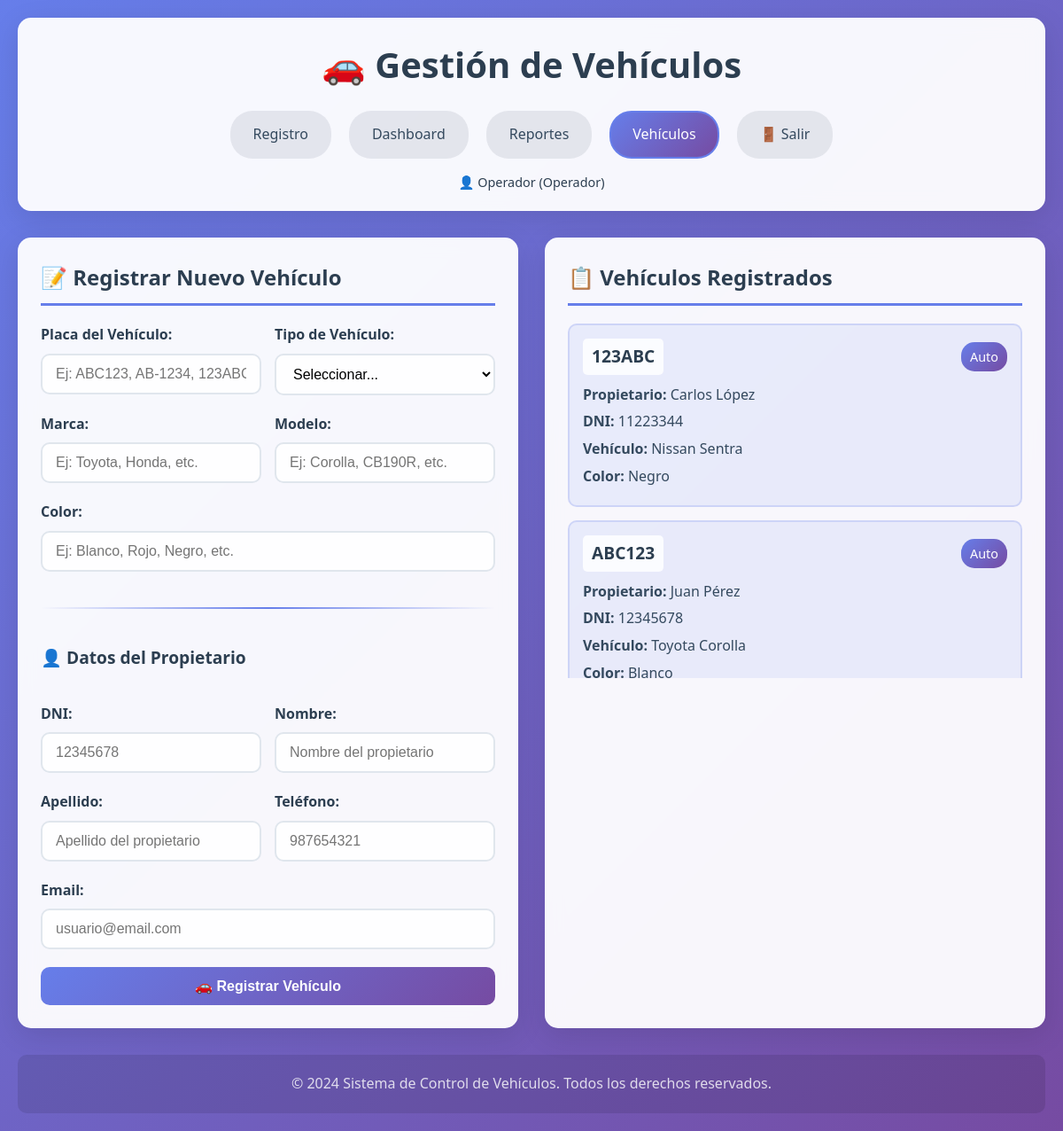
Screenshot of /vehiculos.php (signed in) with the database file from the repository.
### tables this page shows
CREATE TABLE IF NOT EXISTS vehiculos (
    id INT AUTO_INCREMENT PRIMARY KEY,
    placa VARCHAR(15) NOT NULL UNIQUE,
    tipo_vehiculo ENUM('Auto', 'Moto', 'Camioneta', 'Otro') NOT NULL,
    marca VARCHAR(50),
    modelo VARCHAR(50),
    color VARCHAR(30),
    usuario_id INT,
    precio_por_dia DECIMAL(5,2) DEFAULT 0.00,
    fecha_registro TIMESTAMP DEFAULT CURRENT_TIMESTAMP,
    FOREIGN KEY (usuario_id) REFERENCES usuarios(id) ON DELETE SET NULL
);

CREATE TABLE IF NOT EXISTS usuarios (
    id INT AUTO_INCREMENT PRIMARY KEY,
    dni VARCHAR(8) NOT NULL UNIQUE,
    nombre VARCHAR(100) NOT NULL,
    apellido VARCHAR(100) NOT NULL,
    telefono VARCHAR(15),
    email VARCHAR(100),
    fecha_registro TIMESTAMP DEFAULT CURRENT_TIMESTAMP
);

### includes/functions.php (called while the page is built, shortened)
<?php
require_once 'config/database.php';
function obtenerTodosLosVehiculos()
{
    global $pdo;
    try {
        $stmt = $pdo->query("SELECT v.*, u.nombre, u.apellido, u.dni
                            FROM vehiculos v
                            LEFT JOIN usuarios u ON v.usuario_id = u.id
                            ORDER BY v.placa");
        return $stmt->fetchAll();
    } catch (PDOException $e) {
        throw new Exception("Error al obtener vehículos: " . $e->getMessage());
    }
}

### vehiculos.php (the view, shortened to what this page needs)
<?php
require_once 'config/database.php';
require_once 'includes/functions.php';
$vehiculos = obtenerTodosLosVehiculos();
?>
<!DOCTYPE html>
<html lang="es">
<head>
    <link rel="stylesheet" href="css/style.css">
</head>
<body>
    <div class="container">
        <header>
            <h1>🚗 Gestión de Vehículos</h1>
            <nav>
                <a href="index.php" class="nav-link">Registro</a>
                <a href="dashboard.php" class="nav-link">Dashboard</a>
                <a href="reportes.php" class="nav-link">Reportes</a>
                <a href="vehiculos.php" class="nav-link active">Vehículos</a>
                <a href="logout.php" class="nav-link">🚪 Salir</a>
            </nav>
            <div class="user-info">
                <span>👤 <?php echo htmlspecialchars($_SESSION['nombre']); ?> (<?php echo ucfirst($_SESSION['rol']); ?>)</span>
            </div>
        </header>
        <main>
            <div class="grid-container">
                <section class="card">
                    <h2>📝 Registrar Nuevo Vehículo</h2>
                    <form method="POST" class="form">
                        <div class="form-row">
                            <div class="form-group">
                                <label for="placa">Placa del Vehículo:</label>
                                <input type="text" id="placa" name="placa" required
                                       placeholder="Ej: ABC123, AB-1234, 123ABC" maxlength="10">
                            </div>
                            <div class="form-group">
                                <label for="tipo_vehiculo">Tipo de Vehículo:</label>
                                <select id="tipo_vehiculo" name="tipo_vehiculo" required>
                                    <option value="">Seleccionar...</option>
                                </select>
                            </div>
                        </div>
                        <div class="form-row">
                            <div class="form-group">
                                <label for="marca">Marca:</label>
                                <input type="text" id="marca" name="marca"
                                       placeholder="Ej: Toyota, Honda, etc.">
                            </div>
                            <div class="form-group">
                                <label for="modelo">Modelo:</label>
                                <input type="text" id="modelo" name="modelo"
                                       placeholder="Ej: Corolla, CB190R, etc.">
                            </div>
                        </div>
                        <div class="form-group">
                            <label for="color">Color:</label>
                            <input type="text" id="color" name="color"
                                   placeholder="Ej: Blanco, Rojo, Negro, etc.">
                        </div>
                        <hr class="form-divider">
                        <h3>👤 Datos del Propietario</h3>
                        <div class="form-row">
                            <div class="form-group">
                                <label for="dni">DNI:</label>
                                <input type="text" id="dni" name="dni" required
                                       placeholder="12345678" maxlength="8" pattern="[0-9]{8}">
                            </div>
                            <div class="form-group">
                                <label for="nombre">Nombre:</label>
                                <input type="text" id="nombre" name="nombre" required
                                       placeholder="Nombre del propietario">
                            </div>
                        </div>
                        <div class="form-row">
                            <div class="form-group">
                                <label for="apellido">Apellido:</label>
                                <input type="text" id="apellido" name="apellido" required
                                       placeholder="Apellido del propietario">
                            </div>
                            <div class="form-group">
                                <label for="telefono">Teléfono:</label>
                                <input type="tel" id="telefono" name="telefono"
                                       placeholder="987654321">
                            </div>
                        </div>
                        <div class="form-group">
                            <label for="email">Email:</label>
                            <input type="email" id="email" name="email"
                                   placeholder="usuario@email.com">
                        </div>
                        <button type="submit" class="btn btn-primary">
                            🚗 Registrar Vehículo
                        </button>
                    </form>
                </section>
                <section class="card">
                    <h2>📋 Vehículos Registrados</h2>
                    <div class="vehiculos-container">
                        <?php if (empty($vehiculos)): ?>
                            <p class="no-data">No hay vehículos registrados</p>
                        <?php else: ?>
                            <?php foreach ($vehiculos as $vehiculo): ?>
                                <div class="vehiculo-item">
                                    <div class="vehiculo-header">
                                        <span class="placa"><?php echo htmlspecialchars($vehiculo['placa']); ?></span>
                                        <span class="tipo"><?php echo htmlspecialchars($vehiculo['tipo_vehiculo']); ?></span>
                                    </div>
                                    <div class="vehiculo-info">
                                        <p><strong>Propietario:</strong> <?php echo htmlspecialchars($vehiculo['nombre'] . ' ' . $vehiculo['apellido']); ?></p>
                                        <p><strong>DNI:</strong> <?php echo htmlspecialchars($vehiculo['dni']); ?></p>
                                        <?php if ($vehiculo['marca'] && $vehiculo['modelo']): ?>
                                            <p><strong>Vehículo:</strong> <?php echo htmlspecialchars($vehiculo['marca'] . ' ' . $vehiculo['modelo']); ?></p>
                                        <?php endif; ?>
                                        <?php if ($vehiculo['color']): ?>
                                            <p><strong>Color:</strong> <?php echo htmlspecialchars($vehiculo['color']); ?></p>
                                        <?php endif; ?>
                                    </div>
                                </div>
                            <?php endforeach; ?>
                        <?php endif; ?>
                    </div>
                </section>
            </div>
        </main>
        <footer>
            <p>&copy; 2024 Sistema de Control de Vehículos. Todos los derechos reservados.</p>
        </footer>
    </div>
</body>
</html>

### css/style.css (style rules this page uses)
* { margin: 0; padding: 0; box-sizing: border-box; }
body { font-family: 'Segoe UI', Tahoma, Geneva, Verdana, sans-serif; line-height: 1.6; color: #333; background: linear-gradient(135deg, #667eea 0%, #764ba2 100%); min-height: 100vh; }
.container { max-width: 1200px; margin: 0 auto; padding: 20px; }
header { background: rgba(255, 255, 255, 0.95); backdrop-filter: blur(10px); border-radius: 15px; padding: 20px; margin-bottom: 30px; box-shadow: 0 8px 32px rgba(0, 0, 0, 0.1); border: 1px solid rgba(255, 255, 255, 0.2); }
header h1 { color: #2c3e50; text-align: center; margin-bottom: 20px; font-size: 2.5rem; font-weight: 700; }
nav { display: flex; justify-content: center; gap: 20px; flex-wrap: wrap; }
.user-info { text-align: center; margin-top: 15px; color: #2c3e50; font-size: 0.9rem; font-weight: 500; }
.nav-link { text-decoration: none; color: #34495e; padding: 12px 24px; border-radius: 25px; background: rgba(52, 73, 94, 0.1); transition: all 0.3s ease; font-weight: 500; border: 2px solid transparent; }
.nav-link.active { background: linear-gradient(135deg, #667eea, #764ba2); color: white; border-color: #667eea; }
.grid-container { display: grid; grid-template-columns: 1fr 1fr; gap: 30px; margin-bottom: 30px; }
.card { background: rgba(255, 255, 255, 0.95); backdrop-filter: blur(10px); border-radius: 15px; padding: 25px; box-shadow: 0 8px 32px rgba(0, 0, 0, 0.1); border: 1px solid rgba(255, 255, 255, 0.2); transition: transform 0.3s ease; }
.card h2 { color: #2c3e50; margin-bottom: 20px; font-size: 1.5rem; border-bottom: 3px solid #667eea; padding-bottom: 10px; }
.form { display: flex; flex-direction: column; gap: 20px; }
.form-row { display: grid; grid-template-columns: 1fr 1fr; gap: 15px; }
.form-group { display: flex; flex-direction: column; }
.form-group label { margin-bottom: 8px; font-weight: 600; color: #2c3e50; }
.form-group input, .form-group select, .form-group textarea { padding: 12px 15px; border: 2px solid #e0e6ed; border-radius: 10px; font-size: 1rem; transition: all 0.3s ease; background: rgba(255, 255, 255, 0.9); }
.form-divider { border: none; height: 2px; background: linear-gradient(90deg, transparent, #667eea, transparent); margin: 20px 0; }
.form h3 { color: #2c3e50; margin-bottom: 15px; font-size: 1.2rem; }
.btn { padding: 12px 24px; border: none; border-radius: 10px; font-size: 1rem; font-weight: 600; cursor: pointer; transition: all 0.3s ease; text-decoration: none; display: inline-block; text-align: center; }
.btn-primary { background: linear-gradient(135deg, #667eea, #764ba2); color: white; }
.activos-container, .vehiculos-container { max-height: 400px; overflow-y: auto; }
.activo-item, .vehiculo-item { background: rgba(102, 126, 234, 0.1); border: 2px solid rgba(102, 126, 234, 0.2); border-radius: 10px; padding: 15px; margin-bottom: 15px; transition: all 0.3s ease; }
.activo-header, .vehiculo-header { display: flex; justify-content: space-between; align-items: center; margin-bottom: 10px; }
.placa { font-size: 1.2rem; font-weight: bold; color: #2c3e50; background: rgba(255, 255, 255, 0.8); padding: 5px 10px; border-radius: 5px; }
.tipo { background: linear-gradient(135deg, #667eea, #764ba2); color: white; padding: 5px 10px; border-radius: 15px; font-size: 0.9rem; font-weight: 500; }
.activo-info, .vehiculo-info p { margin-bottom: 5px; color: #34495e; }
footer { text-align: center; padding: 20px; color: rgba(255, 255, 255, 0.8); background: rgba(0, 0, 0, 0.1); border-radius: 10px; margin-top: 30px; }

### rows the page displays
vehiculos: placa "123ABC", tipo_vehiculo "Auto", usuario.apellido "Carlos López", usuario.dni "11223344", marca+modelo "Nissan Sentra", color "Negro"
vehiculos: placa "ABC123", tipo_vehiculo "Auto", usuario.apellido "Juan Pérez", usuario.dni "12345678", marca+modelo "Toyota Corolla", color "Blanco"

### other values shown
$_SESSION['nombre'] "Operador"
$_SESSION['rol'] "Operador"
